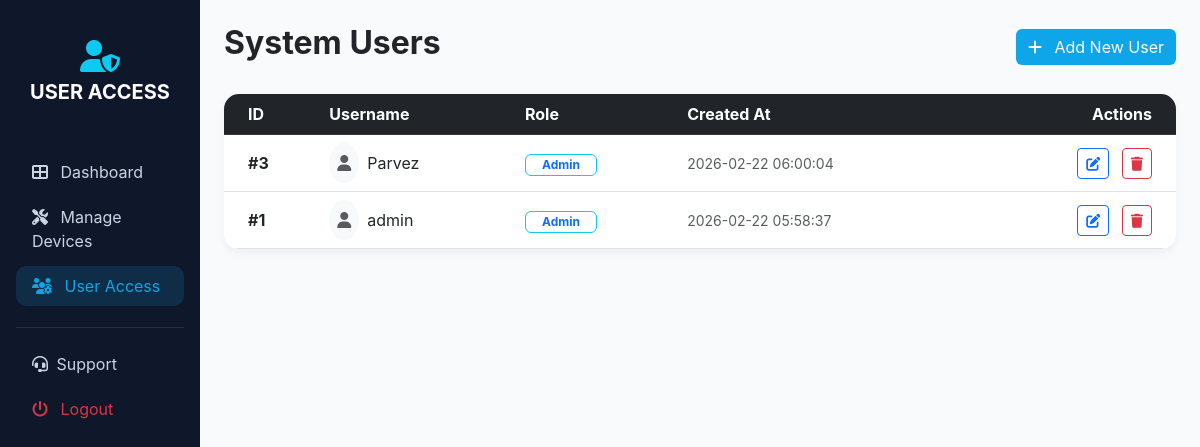
/users.php (signed in), run on the app's committed database.
### tables this page shows
CREATE TABLE `users` (
  `id` int(11) NOT NULL,
  `username` varchar(50) NOT NULL,
  `password` varchar(255) NOT NULL,
  `role` varchar(50) DEFAULT 'Admin',
  `created_at` timestamp NOT NULL DEFAULT current_timestamp()
);

### users.php (the view, shortened to what this page needs)
<?php
require_once 'config.php';
$users = $conn->query("SELECT * FROM users ORDER BY id DESC");
?>
<!DOCTYPE html>
<html lang="en">
<head>
    <link href="https://cdn.jsdelivr.net/npm/bootstrap@5.3.0/dist/css/bootstrap.min.css" rel="stylesheet">
    <link rel="stylesheet" href="https://cdnjs.cloudflare.com/ajax/libs/font-awesome/6.4.0/css/all.min.css">
</head>
<body>
<div class="container-fluid">
    <div class="row">
        <div class="col-md-2 sidebar p-3 d-none d-md-block">
            <div class="text-center py-4">
                <i class="fas fa-user-shield fa-2x text-info mb-2"></i>
                <h5 class="fw-bold">USER ACCESS</h5>
            </div>
            <div class="nav flex-column mt-3">
                <a href="dashboard.php" class="nav-link px-3"><i class="fas fa-th-large me-2"></i> Dashboard</a>
                <a href="devices.php" class="nav-link px-3"><i class="fas fa-tools me-2"></i> Manage Devices</a>
                <a href="users.php" class="nav-link px-3 active"><i class="fas fa-users-cog me-2"></i> User Access</a>
                <hr class="border-secondary">
				<a href="support.php" class="nav-link px-3"><i class="fas fa-headset me-1"></i> Support</a>
                <a href="logout.php" class="nav-link px-3 text-danger"><i class="fas fa-power-off me-2"></i> Logout</a>
            </div>
        </div>
        <div class="col-md-10 p-4">
            <div class="d-flex justify-content-between align-items-center mb-4">
                <h2 class="fw-bold">System Users</h2>
                <button class="btn btn-primary" data-bs-toggle="modal" data-bs-target="#addUserModal">
                    <i class="fas fa-plus me-2"></i> Add New User
                </button>
            </div>
            <div class="card overflow-hidden">
                <table class="table table-hover align-middle mb-0">
                    <thead class="table-dark">
                        <tr>
                            <th class="ps-4">ID</th>
                            <th>Username</th>
                            <th>Role</th>
                            <th>Created At</th>
                            <th class="text-end pe-4">Actions</th>
                        </tr>
                    </thead>
                    <tbody>
                        <?php while($u = $users->fetch_assoc()): ?>
                        <tr>
                            <td class="ps-4 fw-bold">#<?=$u['id']?></td>
                            <td>
                                <div class="d-flex align-items-center">
                                    <div class="rounded-circle bg-light p-2 me-2">
                                        <i class="fas fa-user text-muted"></i>
                                    </div>
                                    <?=$u['username']?>
                                </div>
                            </td>
                            <td><span class="badge bg-soft-info text-primary border border-info px-3"><?=$u['role']?></span></td>
                            <td class="text-muted small"><?=$u['created_at'] ?? 'N/A'?></td>
                            <td class="text-end pe-4">
                                <button class="btn btn-sm btn-outline-primary me-2"
                                        onclick="editUser(<?=htmlspecialchars(json_encode($u))?>)">
                                    <i class="fas fa-edit"></i>
                                </button>
                                <a href="?delete=<?=$u['id']?>" class="btn btn-sm btn-outline-danger"
                                   onclick="return confirm('Are you sure?')">
                                    <i class="fas fa-trash"></i>
                                </a>
                            </td>
                        </tr>
                        <?php endwhile; ?>
                    </tbody>
                </table>
            </div>
        </div>
    </div>
</div>
</body>
</html>

### users.php (style rules this page uses)
:root { --sidebar-bg: #0f172a; --accent-blue: #0ea5e9; }
body { background-color: #f8fafc; font-family: 'Inter', sans-serif; }
.sidebar { min-height: 100vh; background: var(--sidebar-bg); color: white; }
.nav-link { color: #cbd5e1; border-radius: 10px; margin-bottom: 5px; }
.nav-link:hover, .nav-link.active { background: rgba(14, 165, 233, 0.15); color: var(--accent-blue); }
.card { border: none; border-radius: 15px; box-shadow: 0 4px 10px rgba(0,0,0,0.05); }
.btn-primary { background-color: var(--accent-blue); border: none; }

### data on the page
users: id "3", username "Parvez", role "Admin", created_at "2026-02-22 06:00:04"
users: id "1", username "admin", role "Admin", created_at "2026-02-22 05:58:37"
